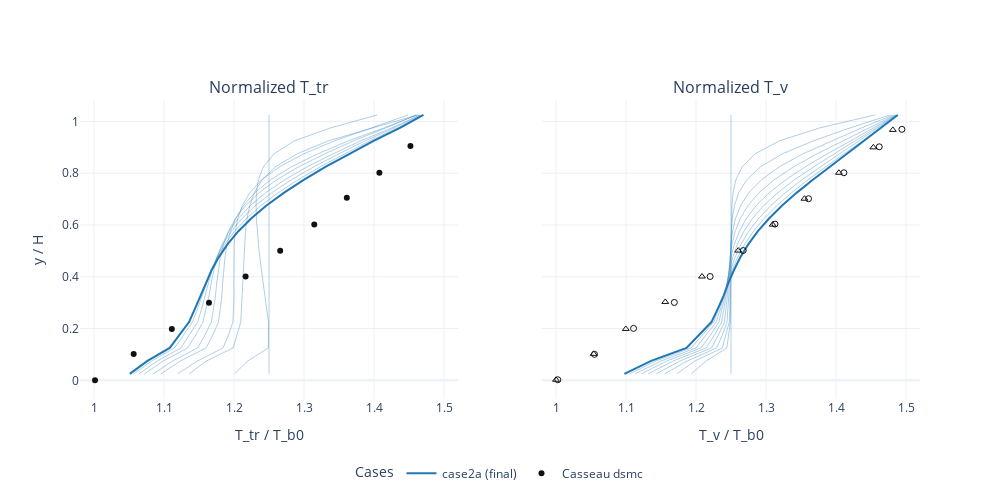

This figure's notebook cell:
### Code cell
PROFILE_SETTINGS = {
    "x_target": None,
}

PLOT_SETTINGS = {
    "figsize": (10, 4),
    "sharey": True,
}

# cases = [c for c in (case1, case2a, case2b) if c is not None]
cases = [case2a]

N_TIME_SAMPLES = 10

repo_root = ff_helpers.find_repo_root()
REF_TR_TB_PATH = "/home/hhoechter/tum/jaxfluids_internship/experiments/fourier_flows/casseau_figure_3_8_case_2a_tr_tb.csv"
REF_TV_TB_PATH = "/home/hhoechter/tum/jaxfluids_internship/experiments/fourier_flows/casseau_figure_3_8_case_2a_tv_tb.csv"


def load_reference_csv(path):
    path = str(path)
    try:
        with open(path, "r") as f:
            header = f.readline().strip()
    except FileNotFoundError:
        return []

    dataset_names = [name for name in header.split(",") if name]
    data = np.genfromtxt(path, delimiter=",", skip_header=2)
    data = np.atleast_2d(data)

    refs = []
    n_pairs = data.shape[1] // 2
    for i in range(n_pairs):
        name = dataset_names[i] if i < len(dataset_names) else f"dataset_{i+1}"
        x = data[:, 2 * i]
        y = data[:, 2 * i + 1]
        mask = np.isfinite(x) & np.isfinite(y)
        if not np.any(mask):
            continue
        refs.append({"name": name, "x": x[mask], "y": y[mask]})
    return refs


def parse_ref_name(name: str):
    lower = name.lower()
    if "dsmc" in lower:
        method = "dsmc"
    elif "hy2foam" in lower:
        method = "hy2foam"
    else:
        method = name

    species = None
    if "_n2" in lower:
        species = "N2"
    elif "_o2" in lower:
        species = "O2"

    return method, species


ref_tr = load_reference_csv(REF_TR_TB_PATH)
ref_tv = load_reference_csv(REF_TV_TB_PATH)

profiles_by_time = {}
for case in cases:
    if case is None:
        continue
    U_hist = case["U_hist"]
    t_hist = np.asarray(case["t_hist"])
    n_steps = len(U_hist)
    if n_steps == 0:
        continue
    sample_count = min(N_TIME_SAMPLES, n_steps)
    indices = np.linspace(0, n_steps - 1, sample_count, dtype=int)
    indices = np.unique(indices)

    samples = []
    for idx in indices:
        y, Tn, Tv = ff_helpers.extract_profile_from_U(
            case, U_hist[idx], x_target=PROFILE_SETTINGS["x_target"]
        )
        samples.append((idx, float(t_hist[idx]), y, Tn, Tv))
    profiles_by_time[case["name"]] = samples

case_color_cycle = ["#1f77b4", "#ff7f0e", "#2ca02c", "#d62728", "#9467bd"]
case_colors = {
    name: case_color_cycle[i % len(case_color_cycle)]
    for i, name in enumerate(profiles_by_time.keys())
}
ref_colors = {
    "dsmc": "#111111",
    "hy2foam": "#7a3db8",
}
ref_symbols = {
    "N2": "circle-open",
    "O2": "triangle-up-open",
    None: "circle",
}

fig = make_subplots(
    rows=1,
    cols=2,
    shared_yaxes=PLOT_SETTINGS["sharey"],
    subplot_titles=("Normalized T_tr", "Normalized T_v"),
)

# T_tr profiles (multiple time steps)
for name, samples in profiles_by_time.items():
    final_idx = samples[-1][0]
    color = case_colors.get(name, "#1f77b4")
    for idx, t, y, Tn, _Tv in samples:
        is_final = idx == final_idx
        fig.add_trace(
            go.Scatter(
                x=Tn,
                y=y,
                mode="lines",
                name=f"{name} t={t:.2e}s" if not is_final else f"{name} (final)",
                legendgroup=name,
                showlegend=bool(is_final),
                opacity=1.0 if is_final else 0.35,
                line=dict(width=2 if is_final else 1, color=color),
                customdata=np.full_like(y, t, dtype=float),
            ),
            row=1,
            col=1,
        )

shown_ref = set()
for ref in ref_tr:
    method, species = parse_ref_name(ref["name"])
    color = ref_colors.get(method, "#444444")
    show = method not in shown_ref
    shown_ref.add(method)
    fig.add_trace(
        go.Scatter(
            x=ref["x"],
            y=ref["y"],
            mode="markers",
            name=f"Casseau {method}",
            legendgroup=f"casseau-{method}",
            showlegend=show,
            marker=dict(size=6, color=color, symbol=ref_symbols.get(species)),
            text=[species or ""] * len(ref["x"]),
        ),
        row=1,
        col=1,
    )

# T_v profiles (multiple time steps)
for name, samples in profiles_by_time.items():
    final_idx = samples[-1][0]
    color = case_colors.get(name, "#1f77b4")
    for idx, t, y, _Tn, Tv in samples:
        is_final = idx == final_idx
        fig.add_trace(
            go.Scatter(
                x=Tv,
                y=y,
                mode="lines",
                name=f"{name} t={t:.2e}s" if not is_final else f"{name} (final)",
                legendgroup=name,
                showlegend=False,
                opacity=1.0 if is_final else 0.35,
                line=dict(width=2 if is_final else 1, color=color),
                customdata=np.full_like(y, t, dtype=float),
            ),
            row=1,
            col=2,
        )

for ref in ref_tv:
    method, species = parse_ref_name(ref["name"])
    color = ref_colors.get(method, "#444444")
    show = method not in shown_ref
    shown_ref.add(method)
    fig.add_trace(
        go.Scatter(
            x=ref["x"],
            y=ref["y"],
            mode="markers",
            name=f"Casseau {method}",
            legendgroup=f"casseau-{method}",
            showlegend=show,
            marker=dict(size=6, color=color, symbol=ref_symbols.get(species)),
            text=[species or ""] * len(ref["x"]),
        ),
        row=1,
        col=2,
    )

fig.update_xaxes(title_text="T_tr / T_b0", row=1, col=1, range=[0.98, 1.52])
fig.update_xaxes(title_text="T_v / T_b0", row=1, col=2, range=[0.98, 1.52])
fig.update_yaxes(title_text="y / H", row=1, col=1)

fig.update_layout(
    width=1000,
    height=500,
    legend_title_text="Cases",
    legend=dict(
        x=0.5,
        y=-0.2,
        xanchor="center",
        yanchor="top",
        orientation="h",
    ),
)

fig.show()

### Figure 1 — Plotly figure (JSON) as saved in the notebook; plotly's stock layout.template omitted (floating-point values rounded to 4 significant figures)
{"data": [{"customdata": [0.0, 0.0, 0.0, 0.0, 0.0, 0.0, 0.0, 0.0, 0.0, 0.0, 0.0, 0.0, 0.0, 0.0, 0.0, 0.0, 0.0, 0.0, 0.0, 0.0, 0.0], "legendgroup": "case2a", "line": {"color": "#1f77b4", "width": 1}, "mode": "lines", "name": "case2a t=0.00e+00s", "opacity": 0.35, "showlegend": false, "type": "scatter", "x": [1.25, 1.25, 1.25, 1.25, 1.25, 1.25, 1.25, 1.25, 1.25, 1.25, 1.25, 1.25, 1.25, 1.25, 1.25, 1.25, 1.25, 1.25, 1.25, 1.25, 1.25], "xaxis": "x", "y": [0.025, 0.075, 0.125, 0.175, 0.225, 0.275, 0.325, 0.375, 0.425, 0.475, 0.525, 0.575, 0.625, 0.675, 0.725, 0.775, 0.825, 0.875, 0.925, 0.975, 1.025], "yaxis": "y"}, {"customdata": [0.0011, 0.0011, 0.0011, 0.0011, 0.0011, 0.0011, 0.0011, 0.0011, 0.0011, 0.0011, 0.0011, 0.0011, 0.0011, 0.0011, 0.0011, 0.0011, 0.0011, 0.0011, 0.0011, 0.0011, 0.0011], "legendgroup": "case2a", "line": {"color": "#1f77b4", "width": 1}, "mode": "lines", "name": "case2a t=1.10e-03s", "opacity": 0.35, "showlegend": false, "type": "scatter", "x": [1.201, 1.22, 1.249, 1.249, 1.249, 1.247, 1.244, 1.241, 1.239, 1.237, 1.235, 1.233, 1.232, 1.232, 1.232, 1.235, 1.242, 1.257, 1.286, 1.338, 1.404], "xaxis": "x", "y": [0.025, 0.075, 0.125, 0.175, 0.225, 0.275, 0.325, 0.375, 0.425, 0.475, 0.525, 0.575, 0.625, 0.675, 0.725, 0.775, 0.825, 0.875, 0.925, 0.975, 1.025], "yaxis": "y"}, {"customdata": [0.0022, 0.0022, 0.0022, 0.0022, 0.0022, 0.0022, 0.0022, 0.0022, 0.0022, 0.0022, 0.0022, 0.0022, 0.0022, 0.0022, 0.0022, 0.0022, 0.0022, 0.0022, 0.0022, 0.0022, 0.0022], "legendgroup": "case2a", "line": {"color": "#1f77b4", "width": 1}, "mode": "lines", "name": "case2a t=2.20e-03s", "opacity": 0.35, "showlegend": false, "type": "scatter", "x": [1.136, 1.161, 1.199, 1.204, 1.21, 1.211, 1.212, 1.212, 1.213, 1.214, 1.215, 1.216, 1.219, 1.222, 1.229, 1.24, 1.259, 1.29, 1.335, 1.397, 1.462], "xaxis": "x", "y": [0.025, 0.075, 0.125, 0.175, 0.225, 0.275, 0.325, 0.375, 0.425, 0.475, 0.525, 0.575, 0.625, 0.675, 0.725, 0.775, 0.825, 0.875, 0.925, 0.975, 1.025], "yaxis": "y"}, {"customdata": [0.0033, 0.0033, 0.0033, 0.0033, 0.0033, 0.0033, 0.0033, 0.0033, 0.0033, 0.0033, 0.0033, 0.0033, 0.0033, 0.0033, 0.0033, 0.0033, 0.0033, 0.0033, 0.0033, 0.0033, 0.0033], "legendgroup": "case2a", "line": {"color": "#1f77b4", "width": 1}, "mode": "lines", "name": "case2a t=3.30e-03s", "opacity": 0.35, "showlegend": false, "type": "scatter", "x": [1.119, 1.148, 1.184, 1.192, 1.198, 1.2, 1.2, 1.2, 1.2, 1.2, 1.2, 1.202, 1.205, 1.212, 1.223, 1.24, 1.265, 1.3, 1.344, 1.397, 1.449], "xaxis": "x", "y": [0.025, 0.075, 0.125, 0.175, 0.225, 0.275, 0.325, 0.375, 0.425, 0.475, 0.525, 0.575, 0.625, 0.675, 0.725, 0.775, 0.825, 0.875, 0.925, 0.975, 1.025], "yaxis": "y"}, {"customdata": [0.0044, 0.0044, 0.0044, 0.0044, 0.0044, 0.0044, 0.0044, 0.0044, 0.0044, 0.0044, 0.0044, 0.0044, 0.0044, 0.0044, 0.0044, 0.0044, 0.0044, 0.0044, 0.0044, 0.0044, 0.0044], "legendgroup": "case2a", "line": {"color": "#1f77b4", "width": 1}, "mode": "lines", "name": "case2a t=4.40e-03s", "opacity": 0.35, "showlegend": false, "type": "scatter", "x": [1.096, 1.124, 1.16, 1.17, 1.178, 1.181, 1.183, 1.184, 1.185, 1.187, 1.19, 1.195, 1.202, 1.213, 1.23, 1.252, 1.282, 1.32, 1.363, 1.414, 1.462], "xaxis": "x", "y": [0.025, 0.075, 0.125, 0.175, 0.225, 0.275, 0.325, 0.375, 0.425, 0.475, 0.525, 0.575, 0.625, 0.675, 0.725, 0.775, 0.825, 0.875, 0.925, 0.975, 1.025], "yaxis": "y"}, {"customdata": [0.0055, 0.0055, 0.0055, 0.0055, 0.0055, 0.0055, 0.0055, 0.0055, 0.0055, 0.0055, 0.0055, 0.0055, 0.0055, 0.0055, 0.0055, 0.0055, 0.0055, 0.0055, 0.0055, 0.0055, 0.0055], "legendgroup": "case2a", "line": {"color": "#1f77b4", "width": 1}, "mode": "lines", "name": "case2a t=5.50e-03s", "opacity": 0.35, "showlegend": false, "type": "scatter", "x": [1.085, 1.113, 1.148, 1.159, 1.168, 1.171, 1.174, 1.175, 1.177, 1.18, 1.185, 1.192, 1.202, 1.217, 1.236, 1.261, 1.293, 1.33, 1.371, 1.417, 1.46], "xaxis": "x", "y": [0.025, 0.075, 0.125, 0.175, 0.225, 0.275, 0.325, 0.375, 0.425, 0.475, 0.525, 0.575, 0.625, 0.675, 0.725, 0.775, 0.825, 0.875, 0.925, 0.975, 1.025], "yaxis": "y"}, {"customdata": [0.0066, 0.0066, 0.0066, 0.0066, 0.0066, 0.0066, 0.0066, 0.0066, 0.0066, 0.0066, 0.0066, 0.0066, 0.0066, 0.0066, 0.0066, 0.0066, 0.0066, 0.0066, 0.0066, 0.0066, 0.0066], "legendgroup": "case2a", "line": {"color": "#1f77b4", "width": 1}, "mode": "lines", "name": "case2a t=6.60e-03s", "opacity": 0.35, "showlegend": false, "type": "scatter", "x": [1.072, 1.099, 1.134, 1.145, 1.156, 1.16, 1.164, 1.167, 1.171, 1.176, 1.183, 1.193, 1.206, 1.223, 1.246, 1.273, 1.305, 1.342, 1.381, 1.425, 1.465], "xaxis": "x", "y": [0.025, 0.075, 0.125, 0.175, 0.225, 0.275, 0.325, 0.375, 0.425, 0.475, 0.525, 0.575, 0.625, 0.675, 0.725, 0.775, 0.825, 0.875, 0.925, 0.975, 1.025], "yaxis": "y"}, {"customdata": [0.0077, 0.0077, 0.0077, 0.0077, 0.0077, 0.0077, 0.0077, 0.0077, 0.0077, 0.0077, 0.0077, 0.0077, 0.0077, 0.0077, 0.0077, 0.0077, 0.0077, 0.0077, 0.0077, 0.0077, 0.0077], "legendgroup": "case2a", "line": {"color": "#1f77b4", "width": 1}, "mode": "lines", "name": "case2a t=7.70e-03s", "opacity": 0.35, "showlegend": false, "type": "scatter", "x": [1.064, 1.091, 1.124, 1.137, 1.148, 1.154, 1.159, 1.163, 1.168, 1.175, 1.184, 1.196, 1.211, 1.231, 1.254, 1.282, 1.314, 1.35, 1.387, 1.429, 1.466], "xaxis": "x", "y": [0.025, 0.075, 0.125, 0.175, 0.225, 0.275, 0.325, 0.375, 0.425, 0.475, 0.525, 0.575, 0.625, 0.675, 0.725, 0.775, 0.825, 0.875, 0.925, 0.975, 1.025], "yaxis": "y"}, {"customdata": [0.0088, 0.0088, 0.0088, 0.0088, 0.0088, 0.0088, 0.0088, 0.0088, 0.0088, 0.0088, 0.0088, 0.0088, 0.0088, 0.0088, 0.0088, 0.0088, 0.0088, 0.0088, 0.0088, 0.0088, 0.0088], "legendgroup": "case2a", "line": {"color": "#1f77b4", "width": 1}, "mode": "lines", "name": "case2a t=8.80e-03s", "opacity": 0.35, "showlegend": false, "type": "scatter", "x": [1.057, 1.082, 1.115, 1.128, 1.141, 1.148, 1.154, 1.16, 1.167, 1.176, 1.187, 1.2, 1.218, 1.239, 1.263, 1.292, 1.323, 1.358, 1.394, 1.434, 1.469], "xaxis": "x", "y": [0.025, 0.075, 0.125, 0.175, 0.225, 0.275, 0.325, 0.375, 0.425, 0.475, 0.525, 0.575, 0.625, 0.675, 0.725, 0.775, 0.825, 0.875, 0.925, 0.975, 1.025], "yaxis": "y"}, {"customdata": [0.0099, 0.0099, 0.0099, 0.0099, 0.0099, 0.0099, 0.0099, 0.0099, 0.0099, 0.0099, 0.0099, 0.0099, 0.0099, 0.0099, 0.0099, 0.0099, 0.0099, 0.0099, 0.0099, 0.0099, 0.0099], "legendgroup": "case2a", "line": {"color": "#1f77b4", "width": 2}, "mode": "lines", "name": "case2a (final)", "opacity": 1, "showlegend": true, "type": "scatter", "x": [1.051, 1.076, 1.108, 1.122, 1.136, 1.144, 1.152, 1.159, 1.168, 1.178, 1.191, 1.206, 1.224, 1.246, 1.272, 1.3, 1.331, 1.365, 1.399, 1.437, 1.471], "xaxis": "x", "y": [0.025, 0.075, 0.125, 0.175, 0.225, 0.275, 0.325, 0.375, 0.425, 0.475, 0.525, 0.575, 0.625, 0.675, 0.725, 0.775, 0.825, 0.875, 0.925, 0.975, 1.025], "yaxis": "y"}, {"legendgroup": "casseau-dsmc", "marker": {"color": "#111111", "size": 6, "symbol": "circle"}, "mode": "markers", "name": "Casseau dsmc", "showlegend": true, "text": ["", "", "", "", "", "", "", "", "", ""], "type": "scatter", "x": [1.001, 1.057, 1.111, 1.164, 1.217, 1.266, 1.315, 1.361, 1.408, 1.452], "xaxis": "x", "y": [1.337e-05, 0.1014, 0.1982, 0.2996, 0.401, 0.5001, 0.6015, 0.7051, 0.8019, 0.9055], "yaxis": "y"}, {"customdata": [0.0, 0.0, 0.0, 0.0, 0.0, 0.0, 0.0, 0.0, 0.0, 0.0, 0.0, 0.0, 0.0, 0.0, 0.0, 0.0, 0.0, 0.0, 0.0, 0.0, 0.0], "legendgroup": "case2a", "line": {"color": "#1f77b4", "width": 1}, "mode": "lines", "name": "case2a t=0.00e+00s", "opacity": 0.35, "showlegend": false, "type": "scatter", "x": [1.25, 1.25, 1.25, 1.25, 1.25, 1.25, 1.25, 1.25, 1.25, 1.25, 1.25, 1.25, 1.25, 1.25, 1.25, 1.25, 1.25, 1.25, 1.25, 1.25, 1.25], "xaxis": "x2", "y": [0.025, 0.075, 0.125, 0.175, 0.225, 0.275, 0.325, 0.375, 0.425, 0.475, 0.525, 0.575, 0.625, 0.675, 0.725, 0.775, 0.825, 0.875, 0.925, 0.975, 1.025], "yaxis": "y2"}, {"customdata": [0.0011, 0.0011, 0.0011, 0.0011, 0.0011, 0.0011, 0.0011, 0.0011, 0.0011, 0.0011, 0.0011, 0.0011, 0.0011, 0.0011, 0.0011, 0.0011, 0.0011, 0.0011, 0.0011, 0.0011, 0.0011], "legendgroup": "case2a", "line": {"color": "#1f77b4", "width": 1}, "mode": "lines", "name": "case2a t=1.10e-03s", "opacity": 0.35, "showlegend": false, "type": "scatter", "x": [1.193, 1.215, 1.244, 1.247, 1.249, 1.249, 1.25, 1.25, 1.25, 1.25, 1.25, 1.25, 1.251, 1.251, 1.253, 1.257, 1.266, 1.284, 1.319, 1.377, 1.456], "xaxis": "x2", "y": [0.025, 0.075, 0.125, 0.175, 0.225, 0.275, 0.325, 0.375, 0.425, 0.475, 0.525, 0.575, 0.625, 0.675, 0.725, 0.775, 0.825, 0.875, 0.925, 0.975, 1.025], "yaxis": "y2"}, {"customdata": [0.0022, 0.0022, 0.0022, 0.0022, 0.0022, 0.0022, 0.0022, 0.0022, 0.0022, 0.0022, 0.0022, 0.0022, 0.0022, 0.0022, 0.0022, 0.0022, 0.0022, 0.0022, 0.0022, 0.0022, 0.0022], "legendgroup": "case2a", "line": {"color": "#1f77b4", "width": 1}, "mode": "lines", "name": "case2a t=2.20e-03s", "opacity": 0.35, "showlegend": false, "type": "scatter", "x": [1.173, 1.199, 1.238, 1.243, 1.248, 1.248, 1.249, 1.249, 1.249, 1.249, 1.25, 1.25, 1.252, 1.255, 1.261, 1.273, 1.292, 1.324, 1.368, 1.42, 1.477], "xaxis": "x2", "y": [0.025, 0.075, 0.125, 0.175, 0.225, 0.275, 0.325, 0.375, 0.425, 0.475, 0.525, 0.575, 0.625, 0.675, 0.725, 0.775, 0.825, 0.875, 0.925, 0.975, 1.025], "yaxis": "y2"}, {"customdata": [0.0033, 0.0033, 0.0033, 0.0033, 0.0033, 0.0033, 0.0033, 0.0033, 0.0033, 0.0033, 0.0033, 0.0033, 0.0033, 0.0033, 0.0033, 0.0033, 0.0033, 0.0033, 0.0033, 0.0033, 0.0033], "legendgroup": "case2a", "line": {"color": "#1f77b4", "width": 1}, "mode": "lines", "name": "case2a t=3.30e-03s", "opacity": 0.35, "showlegend": false, "type": "scatter", "x": [1.155, 1.188, 1.23, 1.238, 1.244, 1.246, 1.247, 1.247, 1.248, 1.248, 1.25, 1.252, 1.257, 1.264, 1.276, 1.294, 1.319, 1.353, 1.394, 1.437, 1.482], "xaxis": "x2", "y": [0.025, 0.075, 0.125, 0.175, 0.225, 0.275, 0.325, 0.375, 0.425, 0.475, 0.525, 0.575, 0.625, 0.675, 0.725, 0.775, 0.825, 0.875, 0.925, 0.975, 1.025], "yaxis": "y2"}, {"customdata": [0.0044, 0.0044, 0.0044, 0.0044, 0.0044, 0.0044, 0.0044, 0.0044, 0.0044, 0.0044, 0.0044, 0.0044, 0.0044, 0.0044, 0.0044, 0.0044, 0.0044, 0.0044, 0.0044, 0.0044, 0.0044], "legendgroup": "case2a", "line": {"color": "#1f77b4", "width": 1}, "mode": "lines", "name": "case2a t=4.40e-03s", "opacity": 0.35, "showlegend": false, "type": "scatter", "x": [1.143, 1.177, 1.222, 1.232, 1.241, 1.243, 1.245, 1.246, 1.247, 1.249, 1.251, 1.256, 1.263, 1.274, 1.29, 1.312, 1.34, 1.373, 1.41, 1.447, 1.484], "xaxis": "x2", "y": [0.025, 0.075, 0.125, 0.175, 0.225, 0.275, 0.325, 0.375, 0.425, 0.475, 0.525, 0.575, 0.625, 0.675, 0.725, 0.775, 0.825, 0.875, 0.925, 0.975, 1.025], "yaxis": "y2"}, {"customdata": [0.0055, 0.0055, 0.0055, 0.0055, 0.0055, 0.0055, 0.0055, 0.0055, 0.0055, 0.0055, 0.0055, 0.0055, 0.0055, 0.0055, 0.0055, 0.0055, 0.0055, 0.0055, 0.0055, 0.0055, 0.0055], "legendgroup": "case2a", "line": {"color": "#1f77b4", "width": 1}, "mode": "lines", "name": "case2a t=5.50e-03s", "opacity": 0.35, "showlegend": false, "type": "scatter", "x": [1.132, 1.168, 1.215, 1.226, 1.237, 1.24, 1.243, 1.245, 1.247, 1.25, 1.255, 1.262, 1.272, 1.286, 1.305, 1.328, 1.356, 1.388, 1.421, 1.453, 1.486], "xaxis": "x2", "y": [0.025, 0.075, 0.125, 0.175, 0.225, 0.275, 0.325, 0.375, 0.425, 0.475, 0.525, 0.575, 0.625, 0.675, 0.725, 0.775, 0.825, 0.875, 0.925, 0.975, 1.025], "yaxis": "y2"}, {"customdata": [0.0066, 0.0066, 0.0066, 0.0066, 0.0066, 0.0066, 0.0066, 0.0066, 0.0066, 0.0066, 0.0066, 0.0066, 0.0066, 0.0066, 0.0066, 0.0066, 0.0066, 0.0066, 0.0066, 0.0066, 0.0066], "legendgroup": "case2a", "line": {"color": "#1f77b4", "width": 1}, "mode": "lines", "name": "case2a t=6.60e-03s", "opacity": 0.35, "showlegend": false, "type": "scatter", "x": [1.122, 1.159, 1.207, 1.221, 1.233, 1.237, 1.241, 1.244, 1.248, 1.252, 1.259, 1.268, 1.281, 1.297, 1.317, 1.341, 1.368, 1.398, 1.429, 1.457, 1.487], "xaxis": "x2", "y": [0.025, 0.075, 0.125, 0.175, 0.225, 0.275, 0.325, 0.375, 0.425, 0.475, 0.525, 0.575, 0.625, 0.675, 0.725, 0.775, 0.825, 0.875, 0.925, 0.975, 1.025], "yaxis": "y2"}, {"customdata": [0.0077, 0.0077, 0.0077, 0.0077, 0.0077, 0.0077, 0.0077, 0.0077, 0.0077, 0.0077, 0.0077, 0.0077, 0.0077, 0.0077, 0.0077, 0.0077, 0.0077, 0.0077, 0.0077, 0.0077, 0.0077], "legendgroup": "case2a", "line": {"color": "#1f77b4", "width": 1}, "mode": "lines", "name": "case2a t=7.70e-03s", "opacity": 0.35, "showlegend": false, "type": "scatter", "x": [1.113, 1.15, 1.2, 1.215, 1.229, 1.235, 1.24, 1.244, 1.249, 1.256, 1.264, 1.275, 1.289, 1.307, 1.328, 1.352, 1.378, 1.406, 1.434, 1.46, 1.487], "xaxis": "x2", "y": [0.025, 0.075, 0.125, 0.175, 0.225, 0.275, 0.325, 0.375, 0.425, 0.475, 0.525, 0.575, 0.625, 0.675, 0.725, 0.775, 0.825, 0.875, 0.925, 0.975, 1.025], "yaxis": "y2"}, {"customdata": [0.0088, 0.0088, 0.0088, 0.0088, 0.0088, 0.0088, 0.0088, 0.0088, 0.0088, 0.0088, 0.0088, 0.0088, 0.0088, 0.0088, 0.0088, 0.0088, 0.0088, 0.0088, 0.0088, 0.0088, 0.0088], "legendgroup": "case2a", "line": {"color": "#1f77b4", "width": 1}, "mode": "lines", "name": "case2a t=8.80e-03s", "opacity": 0.35, "showlegend": false, "type": "scatter", "x": [1.105, 1.143, 1.193, 1.21, 1.225, 1.233, 1.239, 1.245, 1.252, 1.259, 1.269, 1.282, 1.297, 1.315, 1.337, 1.36, 1.385, 1.411, 1.438, 1.463, 1.488], "xaxis": "x2", "y": [0.025, 0.075, 0.125, 0.175, 0.225, 0.275, 0.325, 0.375, 0.425, 0.475, 0.525, 0.575, 0.625, 0.675, 0.725, 0.775, 0.825, 0.875, 0.925, 0.975, 1.025], "yaxis": "y2"}, {"customdata": [0.0099, 0.0099, 0.0099, 0.0099, 0.0099, 0.0099, 0.0099, 0.0099, 0.0099, 0.0099, 0.0099, 0.0099, 0.0099, 0.0099, 0.0099, 0.0099, 0.0099, 0.0099, 0.0099, 0.0099, 0.0099], "legendgroup": "case2a", "line": {"color": "#1f77b4", "width": 2}, "mode": "lines", "name": "case2a (final)", "opacity": 1, "showlegend": false, "type": "scatter", "x": [1.098, 1.136, 1.186, 1.205, 1.222, 1.231, 1.239, 1.246, 1.254, 1.263, 1.275, 1.288, 1.304, 1.323, 1.344, 1.367, 1.391, 1.416, 1.441, 1.464, 1.488], "xaxis": "x2", "y": [0.025, 0.075, 0.125, 0.175, 0.225, 0.275, 0.325, 0.375, 0.425, 0.475, 0.525, 0.575, 0.625, 0.675, 0.725, 0.775, 0.825, 0.875, 0.925, 0.975, 1.025], "yaxis": "y2"}, {"legendgroup": "casseau-dsmc", "marker": {"color": "#111111", "size": 6, "symbol": "circle-open"}, "mode": "markers", "name": "Casseau dsmc", "showlegend": false, "text": ["N2", "N2", "N2", "N2", "N2", "N2", "N2", "N2", "N2", "N2", "N2"], "type": "scatter", "x": [1.003, 1.055, 1.111, 1.169, 1.22, 1.267, 1.313, 1.361, 1.411, 1.462, 1.494], "xaxis": "x2", "y": [0.002052, 0.1002, 0.2005, 0.3008, 0.401, 0.5012, 0.6034, 0.7015, 0.8017, 0.9019, 0.9694], "yaxis": "y2"}, {"legendgroup": "casseau-dsmc", "marker": {"color": "#111111", "size": 6, "symbol": "triangle-up-open"}, "mode": "markers", "name": "Casseau dsmc", "showlegend": false, "text": ["O2", "O2", "O2", "O2", "O2", "O2", "O2", "O2", "O2", "O2", "O2"], "type": "scatter", "x": [1.0, 1.054, 1.1, 1.156, 1.209, 1.26, 1.31, 1.355, 1.404, 1.453, 1.481], "xaxis": "x2", "y": [0.002031, 0.1023, 0.1984, 0.3027, 0.4009, 0.5011, 0.6013, 0.7015, 0.8017, 0.8998, 0.9673], "yaxis": "y2"}], "layout": {"annotations": [{"font": {"size": 16}, "showarrow": false, "text": "Normalized T_tr", "x": 0.225, "xanchor": "center", "xref": "paper", "y": 1, "yanchor": "bottom", "yref": "paper"}, {"font": {"size": 16}, "showarrow": false, "text": "Normalized T_v", "x": 0.775, "xanchor": "center", "xref": "paper", "y": 1, "yanchor": "bottom", "yref": "paper"}], "height": 500, "legend": {"orientation": "h", "title": {"text": "Cases"}, "x": 0.5, "xanchor": "center", "y": -0.2, "yanchor": "top"}, "width": 1000, "xaxis": {"anchor": "y", "domain": [0, 0.45], "range": [0.98, 1.52], "title": {"text": "T_tr / T_b0"}}, "xaxis2": {"anchor": "y2", "domain": [0.55, 1], "range": [0.98, 1.52], "title": {"text": "T_v / T_b0"}}, "yaxis": {"anchor": "x", "domain": [0, 1], "title": {"text": "y / H"}}, "yaxis2": {"anchor": "x2", "domain": [0, 1], "matches": "y", "showticklabels": false}}}
